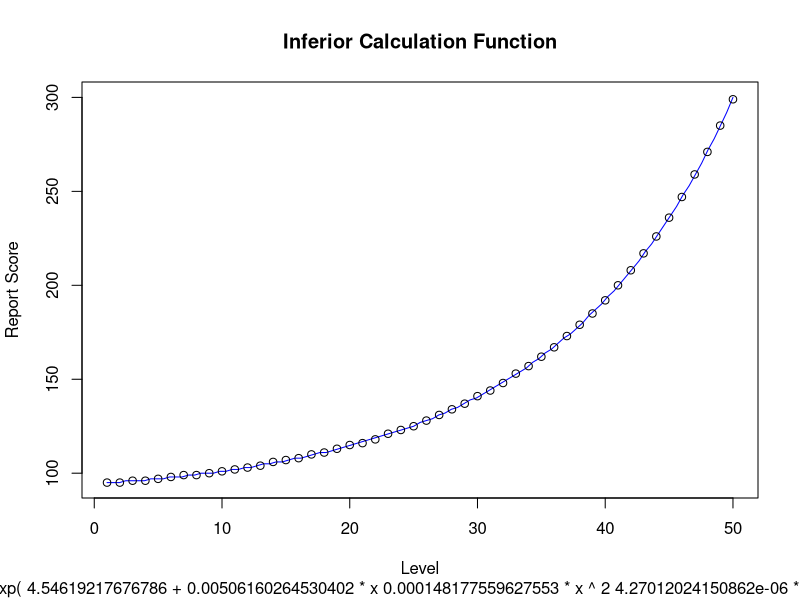
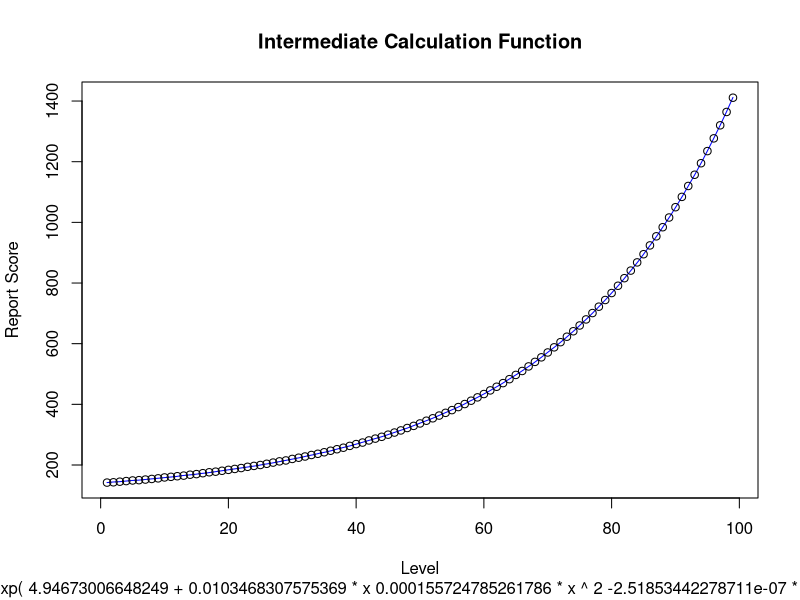
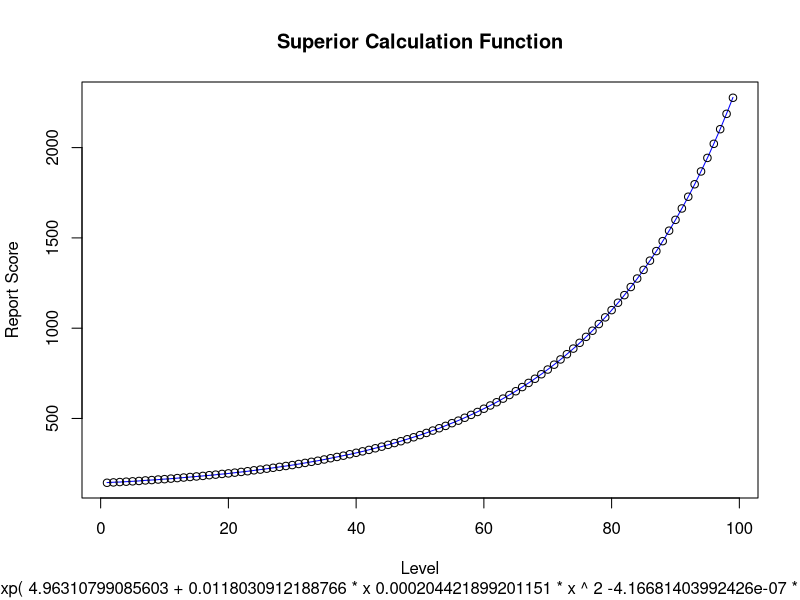

Write R code to recreate these figures, in order.
## ---- chunk 1
library(knitr)
library(plyr)
opts_template$set(
  silent = list(echo = FALSE)
)
## ---- chunk 2
sgs.report_score.inferior <- read.delim("report_score.inferior.tsv", header = TRUE)
knitr::kable(head(sgs.report_score.inferior))
## ---- chunk 3
model.inferior <- glm(ReportScore ~ poly(Level, 3, raw = TRUE), family = poisson, data = sgs.report_score.inferior)
coef.inferior <- coef(model.inferior)
fn.inferior <- function(x) {
  return(round(exp(coef.inferior[1] + coef.inferior[2] * x + coef.inferior[3] * x ^ 2 + coef.inferior[4] * x ^ 3)))
}
curve(fn.inferior,
      min(sgs.report_score.inferior$Level),
      max(sgs.report_score.inferior$Level),
      main = "Inferior Calculation Function",
      sub = paste("exp(", coef.inferior[1], "+", coef.inferior[2], "* x", coef.inferior[3], "* x ^ 2", coef.inferior[4], "* x ^ 3", ")"),
      xlab = "Level",
      ylab = "Report Score",
      col = "blue")
points(sgs.report_score.inferior$ReportScore)
## ---- chunk 4
sgs.report_score.intermediate <- read.delim("report_score.intermediate.tsv", header = TRUE)
model.intermediate <- glm(ReportScore ~ poly(Level, 3, raw = TRUE), family = poisson, data = sgs.report_score.intermediate)
coef.intermediate <- coef(model.intermediate)
fn.intermediate <- function(x) {
  return(round(exp(coef.intermediate[1] + coef.intermediate[2] * x + coef.intermediate[3] * x ^ 2 + coef.intermediate[4] * x ^ 3)))
}
curve(fn.intermediate,
      min(sgs.report_score.intermediate$Level),
      max(sgs.report_score.intermediate$Level),
      main = "Intermediate Calculation Function",
      sub = paste("exp(", coef.intermediate[1], "+", coef.intermediate[2], "* x", coef.intermediate[3], "* x ^ 2", coef.intermediate[4], "* x ^ 3", ")"),
      xlab = "Level",
      ylab = "Report Score",
      col = "blue")
points(sgs.report_score.intermediate$ReportScore)
## ---- chunk 5
sgs.report_score.superior <- read.delim("report_score.superior.tsv", header = TRUE)
model.superior <- glm(ReportScore ~ poly(Level, 3, raw = TRUE), family = poisson, data = sgs.report_score.superior)
coef.superior <- coef(model.superior)
fn.superior <- function(x) {
  return(round(exp(coef.superior[1] + coef.superior[2] * x + coef.superior[3] * x ^ 2 + coef.superior[4] * x ^ 3)))
}
curve(fn.superior,
      min(sgs.report_score.superior$Level),
      max(sgs.report_score.superior$Level),
      main = "Superior Calculation Function",
      sub = paste("exp(", coef.superior[1], "+", coef.superior[2], "* x", coef.superior[3], "* x ^ 2", coef.superior[4], "* x ^ 3", ")"),
      xlab = "Level",
      ylab = "Report Score",
      col = "blue")
points(sgs.report_score.superior$ReportScore)
